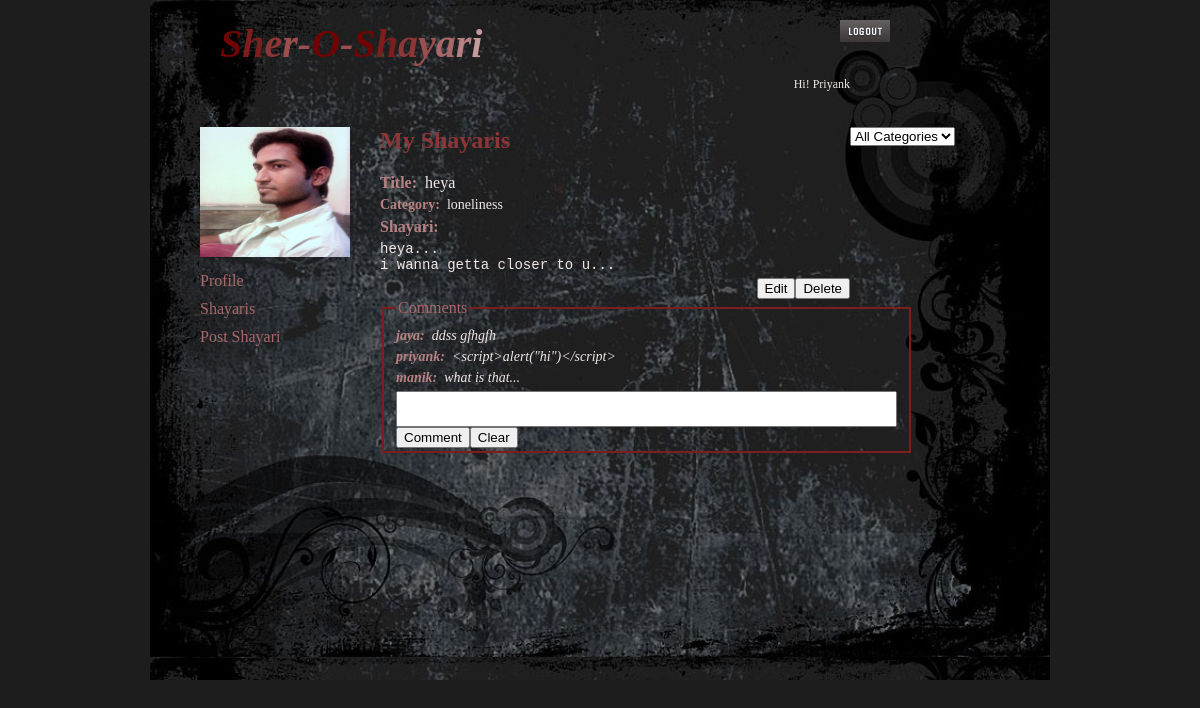
The page /blog/welcome/Shayaris/My_Shayari.php (signed in) on the database its author committed.
### tables this page shows
CREATE TABLE `users` (
  `username` varchar(255) NOT NULL,
  `password` varchar(255) NOT NULL,
  `name` varchar(255) NOT NULL,
  `email` varchar(255) NOT NULL,
  `gender` char(1) DEFAULT NULL,
  `id` int(11) NOT NULL AUTO_INCREMENT,
  PRIMARY KEY (`id`),
  UNIQUE KEY `username` (`username`)
);

CREATE TABLE `image` (
  `image_type` varchar(25) NOT NULL DEFAULT '',
  `image_size` varchar(25) NOT NULL DEFAULT '',
  `image_name` varchar(50) NOT NULL DEFAULT '',
  `user_id` int(11) NOT NULL,
  KEY `user_id` (`user_id`)
);

CREATE TABLE `shayari` (
  `title` varchar(255) NOT NULL,
  `shayari` longtext NOT NULL,
  `category` varchar(255) NOT NULL,
  `posted_on` timestamp NOT NULL DEFAULT CURRENT_TIMESTAMP,
  `shayari_id` int(11) NOT NULL AUTO_INCREMENT,
  `user_id` int(11) NOT NULL,
  `updated_on` timestamp NOT NULL DEFAULT '0000-00-00 00:00:00',
  PRIMARY KEY (`shayari_id`),
  KEY `user_id` (`user_id`)
);

CREATE TABLE `comment` (
  `comment` text NOT NULL,
  `shayari_id` int(11) NOT NULL,
  `comment_id` int(11) NOT NULL AUTO_INCREMENT,
  `user_id` int(11) NOT NULL,
  PRIMARY KEY (`comment_id`),
  KEY `shayari_id` (`shayari_id`),
  KEY `user_id` (`user_id`)
);

### blog/session_check.php (called while the page is built, shortened)
<?php
$user_id = $_SESSION['user_id'];
if(!isset($_SESSION['name'])) {
	$query = "select name from users where id='$user_id'" ;
	$result = mysql_query($query);
	while($row = mysql_fetch_array($result)) {
		$name = ucfirst($row[0]);
	}
} else {
	$name = ucfirst($_SESSION['name']);
}
?>

### blog/image_display.php (called while the page is built)
<?php
$sql = "select image_name from image where user_id='$user_id'";
$res = mysql_query($sql);
if(mysql_num_rows($res) == 1) {
	$image_row = mysql_fetch_array($res);
	$image = $image_row['image_name'];
}
else {
	$image = "default.jpg";
}
?>

### blog/welcome/Shayaris/My_Shayari.php (the view, shortened to what this page needs)
<?php session_start();
include "../../session_check.php";
if(!isset($_POST['opt_category']) || $_POST['opt_category'] == 'all') {
	$query = "select title,shayari,category,shayari_id from shayari where user_id='$user_id' order by updated_on desc, posted_on desc";
	$result = mysql_query($query);
} else if(isset($_POST['opt_category']) && $_POST['opt_category'] != 'all') {
	$opt_cat = $_POST['opt_category'];
	$query = "select title,shayari,category,shayari_id from shayari where user_id='$user_id' and category='$opt_cat' order by updated_on desc, posted_on desc";
	$result = mysql_query($query);
}
include "../../image_display.php";
?>
<html>
<head>
<LINK href="/blog//welcome/welcome_pages.css" rel="stylesheet" type="text/css">
</head>
<body id='main'>
	<div>
		<div id='maindiv'>
			<div id='logout'><form method='post' action='My_Shayari.php'><input type='hidden' name='logout' value='logout'/><input type='image' src='/blog/pictures/logout.jpg' alt='Logout'/></form></div>
			<h1><span style="color: #700404">S</span><span style="color:#7e1d1d">h</span><span style="color:#8d3636">e</span><span style="color:#9b4f4f">r</span><span style="color:#9b4f4f">-</span><span style="color:#700404">O</span><span style="color:#9b4f4f">-</span><span style="color:#700404">S</span><span style="color:#7e1d1d">h</span><span style="color:#8d3636">a</span><span style="color:#9b4f4f">y</span><span style="color:#a96868">a</span><span style="color:#b88282">r</span><span style="color:#c69b9b">i</span></h1>
			<p id='welcome'> Hi! <?php echo $name ?> </p><br/>
		</div>
		<div id='leftside'>
			<div id='pic'>
				<img src="/blog/upload/<?php echo $image ?>" />
			</div>
			<div id='links'>
				<div class='leftlink'><a href="/blog/welcome/profile/profile.php">Profile</a></div>
				<div class='leftlink' id='shayari'>
					<span id='waste'>Shayaris
					</span>
				</div>
				<div class='leftlink'><a href="/blog/welcome/post_shayari/Post_Shayari.php">Post Shayari</a></div>
			</div>
		</div>
		<div id='rightside'>
			<div id='commentleft'>
				<h2>My Shayaris</h2>
				<?php
					if(mysql_num_rows($result) == 0) {
						echo "<p>You have not posted any of your's in this category</p>";
					} else {
						while ($row = mysql_fetch_array($result)) {
							$shayari_id = $row['shayari_id'];
							echo "<div>";
								echo "<p><b>Title:&nbsp;&nbsp;</b>".$row['title']."</p>";
								echo "<p><b>Category:</b>&nbsp;&nbsp;".$row['category']."</p>";
								echo "<div><b>Shayari:</b><br/><pre>".$row['shayari']."</pre></div>";
								echo "<div id = 'edit_del'>";
									echo "<form method = 'post' action = '/blog/welcome/post_shayari/Post_Shayari.php'>";
										echo "<input type='submit' name='edit' value='Edit'/>";
										echo "<input type='button' name='delete' value='Delete' onclick='delete_shayari(this,".'"'.$shayari_id.'"'.")' />";
									echo "</form>";
								echo  "</div><br/>";
								echo "<fieldset>";
									echo "<legend>Comments</legend>";
									echo "<div id='display_comments'>";
										$query2 = "select user_id, comment from comment where shayari_id = '$shayari_id'";
										$result2 = mysql_query($query2);
										while ($row_comments = mysql_fetch_array($result2)) {
											$show_comment = $row_comments['comment'];
											$u_id = $row_comments['user_id'];
											$u_name_query = "select username from users where id = '$u_id'";
											$u_name_result = mysql_query($u_name_query);
											$row1 = mysql_fetch_array($u_name_result);
											echo "<p><b>".$row1[0].":</b>&nbsp;&nbsp;".$show_comment."</p>";
										}
									echo "</div>";
									echo "<div>";
										echo "<textarea cols='60' rows='2' name='comment' ></textarea><br/>";
										echo "<input type='button' name='submit_comment' value='Comment' onclick='postComment(this)' />";
										echo "<input type='button' name='clear' value='Clear' onclick='clear_comment(this)' />";
									echo "</div>";
								echo "</fieldset>";
							echo "</div>";
						}
					}
				?>
			</div>
			<div id='commentright'>
				<form method='post' action='My_Shayari.php' >
					<select name='opt_category' id='opt_category' onchange='submit()'>
						<option name='val' value='all'>All Categories</option>
					</select>
				</form>
			</div><br/>
		</div><br/>
	</div>
</body>
</html>

### blog/welcome/welcome_pages.css (style rules this page uses)
#main { background-color: #1d1d1d; margin:0; }
#main > div { margin:auto; width:75%; min-height: 680px; background-repeat: repeat-y; background-size: 100%; background-image:url('/blog/pictures/front-image.jpg'); }
h1 { font-style: italic; color:#ffffff; font-size: 40px; margin:0 0 0 70px; padding-top: 20px; }
div#logout { float:right; margin:20px 160px 0 0; }
fieldset { margin-top: 75px; border: 2px solid #7e1d1d; }
a,span#waste { color: a96868; text-decoration: none; }
label,legend { color: #a96868; }
span#waste { cursor:pointer; }
p#welcome { color:#f1e6e6; float:right; font-size:12px; margin: 10px 200px 0 0; }
div#leftside { width:20%; float:left; padding-left:50px; height:auto; }
div#rightside { float:left; }
div#maindiv { margin-bottom:35px; }
div.leftlink { padding :5px 0; }
div#pic { margin-bottom: 10px; width: 150px; height: 130px; }
div#pic img { width:100%; height:100%; }
div#commentleft p,div#commentleft pre { color: #f1e6e6 ; margin:5px 0; }
b { color: #b88282; }

### blog/welcome/Shayaris/My_Shayari.php (style rules this page uses)
pre { font-size :14px; }
div#rightside textarea { resize : none; }
div#commentleft { float:left; width:470px; }
div#commentright { float:right; }
div#commentleft > div > p:first-child { font-size: 16px; }
div#commentleft p { font-size:14px; }
div#commentleft fieldset { padding-bottom: 3px; width:440px; margin-top:0; margin-bottom:20px; }
div#commentleft form { margin: 0; }
div#commentleft div div p { font-size:14px; font-style:italic; }
h2 { color:#8d3636; margin-top:0; }
div#edit_del { float:right; }

### rows shown on the page
users: name "Priyank"
image: image_name (picture)
shayari: title "heya", category "loneliness", shayari "heya... i wanna getta closer to u..."
comment: user.username "jaya", comment "ddss gfhgfh"
comment: user.username "priyank", comment "<script>alert(\"hi\")</script>"
comment: user.username "manik", comment "what is that..."
